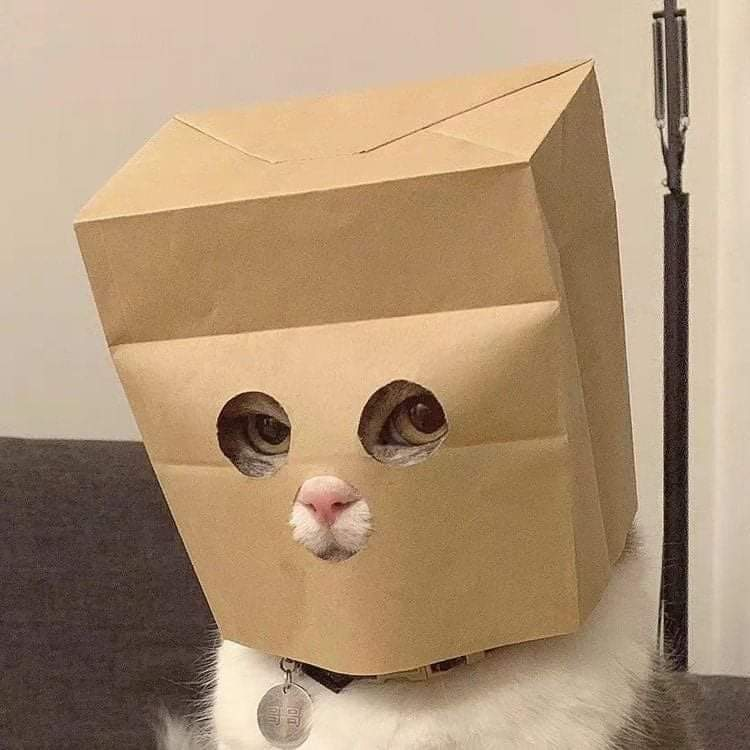
#> input picture kot.jpg, 750 x 750 px
$ python Lab3.py
#> lines starting #> are read from the running program, lines starting #| are printed output that depends on the picture
import numpy as np
import cv2 as cv
from Lab2 import kernel_h1 as k1, kernel_h2 as k2, kernel_h3 as k3, kernel_h4 as k4, kernel_h5 as k5

# [36 lines left out: functions normalize, conv_interp, not called in this run]

def two_dim_decreasing_grayscale(img, scale):
    img_org = img.copy()

    if not(isinstance(scale, int)):
         scale = int(scale)

    if(scale < 2):
         scale = 2

    img_gray = cv.cvtColor(img_org, cv.COLOR_BGR2GRAY)
    mask = np.zeros((scale, scale))

    for i in range(scale):
         for j in range(scale):
              mask[i, j] = 1 / (scale * scale)

    blank = np.zeros((int(img_org.shape[1] / scale), int(img_org.shape[0] / scale)), dtype=np.uint8)

    for i in range(blank.shape[0]):
         for j in range(blank.shape[1]):
            #zebranie sumy wartości pixeli w masce
            sum = 0
            for k in range(mask.shape[0]):
                for l in range(mask.shape[1]):
                    sum = sum + img_gray[i * scale + k, j * scale + l] * mask[k, l]

            blank[i, j] = sum
    print("Rozmiar oryginalnego obrazu wynosi", img_gray.shape, ", a rozmiar zmniejszonego obrazu wynosi", blank.shape)
    cv.imshow("Oryginalny obraz w odcieniach szarości", img_gray)
    cv.imshow("Zmniejszony obraz w odcieniach szarości", blank)
    cv.waitKey(0)

    return blank

# [148 lines left out: function two_dim_increasing, not called in this run]

if __name__ == "__main__":

    # # tu jest zmniejszanie
    scale = [2, 3, 4]
    img_org = cv.imread("kot.jpg")
#> img_org is the input picture: shape (750, 750, 3); mean B, G, R 119.1, 147.7, 174.5
    img_org = cv.resize(img_org.copy(), (500, 500), interpolation=cv.INTER_AREA)
#> img_org: shape (500, 500, 3)
    img_gray = cv.cvtColor(img_org.copy(), cv.COLOR_BGR2GRAY)
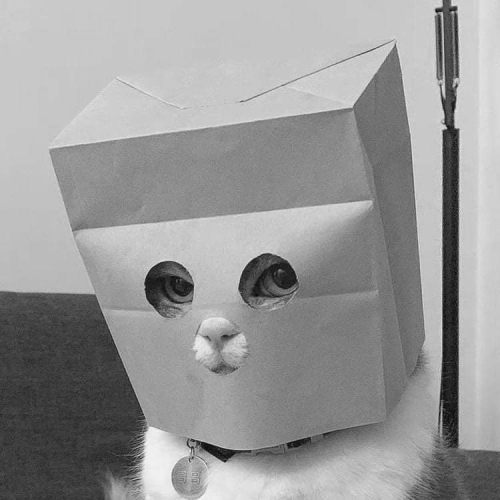
#> img_gray: shape (500, 500); min 10, max 246, mean 152.5
    cv.imwrite("img_gray.png", img_gray)
    for i in scale:
        decreased = two_dim_decreasing_grayscale(img_org, i)
        cv.imshow("decreased", decreased)
        cv.waitKey(0)
        cv.imwrite(f"{i}"+".png", decreased)
#> this loop made 3 passes
#> pass 1, in two_dim_decreasing_grayscale, `cv.imshow("Zmniejszony obraz w odcieniach szarości", blank)`:
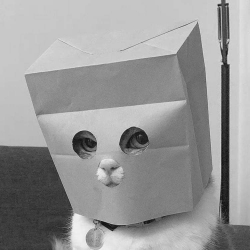
#> window 'Zmniejszony obraz w odcieniach': shape (250, 250); min 15, max 241, mean 152.2
#> pass 2, in two_dim_decreasing_grayscale (call 2), `cv.imshow("Zmniejszony obraz w odcieniach szarości", blank)`:
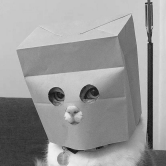
#> window 'Zmniejszony obraz w odcieniach': shape (166, 166); min 21, max 240, mean 151.9
#> pass 3, `decreased = two_dim_decreasing_grayscale(img_org, i)`:
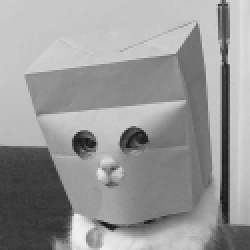
#> decreased: shape (125, 125) (shown 2 times larger); min 21, max 240, mean 152.1


    # [16 lines of commented-out code are left out]

$ run again, with kwiaty.jpg copied over kot.jpg
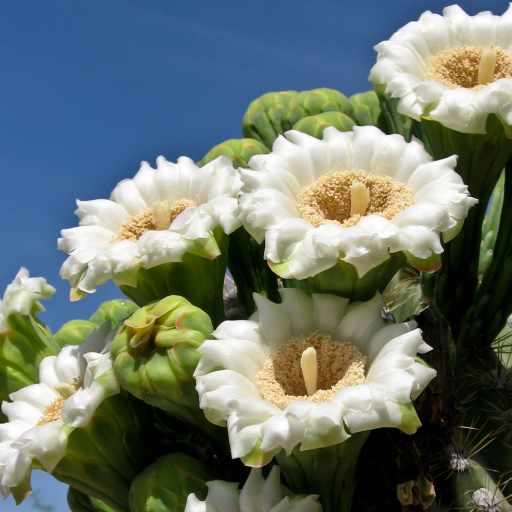
#> input picture kwiaty.jpg, 1024 x 1024 px (shown at 1/2 size)
#> img_org is the input picture: shape (1024, 1024, 3); mean B, G, R 109.5, 118.1, 106.9
#> img_org: shape (500, 500, 3)
#> the loop `for i in scale:` made 3 passes
#> pass 1, in two_dim_decreasing_grayscale, `cv.imshow("Zmniejszony obraz w odcieniach szarości", blank)`:
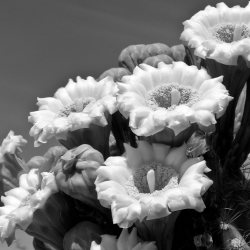
#> window 'Zmniejszony obraz w odcieniach': shape (250, 250); min 0, max 255, mean 113.4
#> pass 3, `decreased = two_dim_decreasing_grayscale(img_org, i)`:
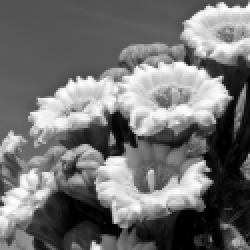
#> decreased: shape (125, 125) (shown 2 times larger); min 0, max 254, mean 113.3
